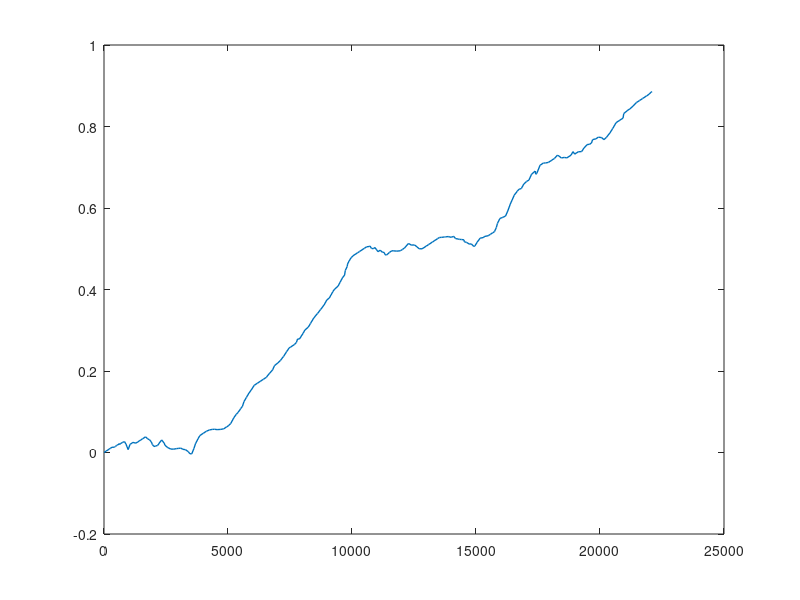

Write MATLAB code to recreate this figure. (Note: this script raises an error after producing the figure.)
load tokyo
plot(s, ww,'LineWidth',1)
hold on 
localmax = islocalmax(ww);
localmin = islocalmin(ww);
scatter(s(localmax),ww(localmax),'c*')
scatter(s(localmin),ww(localmin),'r*')
xlabel('s(m)')
ylabel('w/mg(KJ/N)')
legend('s-ww','local max','local min')
saveas(gca, 'w-s.eps','epsc')